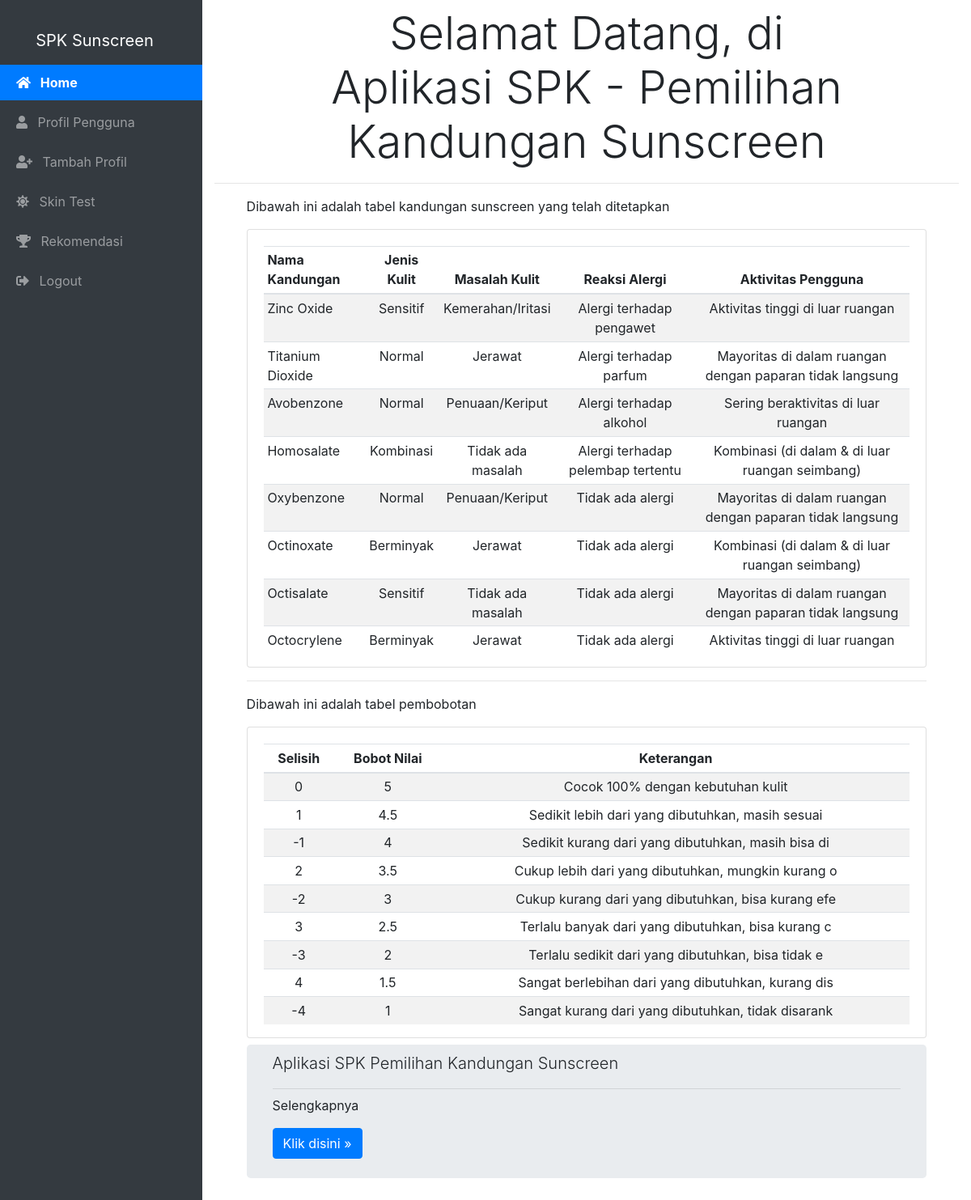
Screenshot of /index.php (signed in) with the database file from the repository.
### tables this page shows
CREATE TABLE `kandungan_sunscreen` (
  `id_kandungan` int(11) NOT NULL,
  `nama` varchar(128) NOT NULL,
  `kriteria_jenis_kulit` int(11) NOT NULL,
  `kriteria_masalah_kulit` int(11) NOT NULL,
  `kriteria_reaksi_alergi` int(11) NOT NULL,
  `kriteria_aktivitas_pengguna` int(11) NOT NULL
);

CREATE TABLE `sub_kriteria` (
  `id_sub_kriteria` int(11) NOT NULL,
  `nama` varchar(255) NOT NULL,
  `nilai` int(11) NOT NULL,
  `kriteria_id` int(11) NOT NULL
);

CREATE TABLE `pembobotan` (
  `id_bobot` int(11) NOT NULL,
  `selisih` int(11) DEFAULT NULL,
  `bobot` float DEFAULT NULL,
  `ket` varchar(50) DEFAULT NULL
);

### functions.php (called while the page is built, shortened)
<?php
$conn = mysqli_connect('localhost', 'root', '', 'spk_ss');
function query($query)
{
    global $conn;
    $res = mysqli_query($conn, $query);
    $rows = [];
    while ($row = mysqli_fetch_assoc($res)) {
        $rows[] = $row;
    }
    return $rows;
}

### index.php (the view, shortened to what this page needs)
<!DOCTYPE html>
<html lang="en">
<head>
    <link rel="stylesheet" href="https://cdn.jsdelivr.net/npm/bootstrap@4.5.3/dist/css/bootstrap.min.css">
    <link rel="stylesheet" href="https://cdnjs.cloudflare.com/ajax/libs/font-awesome/5.11.0/css/all.min.css">
    <link rel=" stylesheet" href="assets/css/style.css">
</head>
<body>
    <?php
    include_once('template.php');
    require_once('functions.php');
    $kandungan = query("SELECT
    ks.nama AS nama_kandungan,
    jk.nama AS nama_jk,
    mk.nama AS nama_mk,
    al.nama AS nama_al,
    ak.nama AS nama_ak
FROM
    kandungan_sunscreen ks
INNER JOIN
    sub_kriteria jk ON ks.kriteria_jenis_kulit = jk.id_sub_kriteria
INNER JOIN
    sub_kriteria mk ON ks.kriteria_masalah_kulit = mk.id_sub_kriteria
INNER JOIN
    sub_kriteria al ON ks.kriteria_reaksi_alergi = al.id_sub_kriteria
INNER JOIN
    sub_kriteria ak ON ks.kriteria_aktivitas_pengguna = ak.id_sub_kriteria");
    $pembobotan = query("SELECT * FROM pembobotan");
    ?>
    <div class="container">
        <div class="row mt-2">
            <div class="col-md-12 justify-content-center">
                <div class="display-4 text-center">
                    Selamat Datang, di
                </div>
                <div class="display-4 text-center">
                    Aplikasi SPK - Pemilihan Kandungan Sunscreen
                </div>
                <hr>
                <div class="row mt-2">
                    <div class="col-md-11 mx-auto">
                        <p>Dibawah ini adalah tabel kandungan sunscreen yang telah ditetapkan</p>
                        <div class="card">
                            <div class="card-body pb-0">
                                <table class="table table-sm table-striped text-center">
                                    <thead>
                                        <tr>
                                            <th class="text-left">Nama Kandungan</th>
                                            <th>Jenis Kulit</th>
                                            <th>Masalah Kulit</th>
                                            <th>Reaksi Alergi</th>
                                            <th>Aktivitas Pengguna</th>
                                        </tr>
                                    </thead>
                                    <tbody>
                                        <?php foreach ($kandungan as $k) : ?>
                                            <tr>
                                                <td class="text-left"><?= $k['nama_kandungan']; ?></td>
                                                <td><?= $k['nama_jk']; ?></td>
                                                <td><?= $k['nama_mk']; ?></td>
                                                <td><?= $k['nama_al']; ?></td>
                                                <td><?= $k['nama_ak']; ?></td>
                                            </tr>
                                        <?php endforeach; ?>
                                    </tbody>
                                </table>
                            </div>
                        </div>
                        <hr>
                        <p>Dibawah ini adalah tabel pembobotan</p>
                        <div class="card">
                            <div class="card-body pb-0">
                                <table class="table table-sm table-striped text-center">
                                    <thead>
                                        <tr>
                                            <th>Selisih</th>
                                            <th>Bobot Nilai</th>
                                            <th>Keterangan</th>
                                        </tr>
                                    </thead>
                                    <tbody>
                                        <?php foreach ($pembobotan as $p) : ?>
                                            <tr>
                                                <td><?= $p['selisih']; ?></td>
                                                <td><?= $p['bobot']; ?></td>
                                                <td><?= $p['ket']; ?></td>
                                            </tr>
                                        <?php endforeach; ?>
                                    </tbody>
                                </table>
                            </div>
                        </div>
                        <div class="jumbotron mt-2 py-2">
                            <p class="lead">Aplikasi SPK Pemilihan Kandungan Sunscreen</p>
                            <hr class="my-2">
                            <p>Selengkapnya</p>
                            <p class="lead">
                                <a class="btn btn-primary" href="pengguna.php" role="button">Klik disini &raquo;</a>
                            </p>
                        </div>
                    </div>
                </div>
            </div>
        </div>
    </div>
</body>
</html>

### template.php (style rules this page uses)
body { display: flex; min-height: 100vh; margin: 0; padding: 0; }

### rows the page displays
kandungan_sunscreen: nama "Zinc Oxide", kriteria_jenis_kulit.nama "Sensitif", kriteria_masalah_kulit.nama "Kemerahan/Iritasi", kriteria_reaksi_alergi.nama "Alergi terhadap pengawet", kriteria_aktivitas_pengguna.nama "Aktivitas tinggi di luar ruangan"
kandungan_sunscreen: nama "Titanium Dioxide", kriteria_jenis_kulit.nama "Normal", kriteria_masalah_kulit.nama "Jerawat", kriteria_reaksi_alergi.nama "Alergi terhadap parfum", kriteria_aktivitas_pengguna.nama "Mayoritas di dalam ruangan dengan paparan tidak langsung"
kandungan_sunscreen: nama "Avobenzone", kriteria_jenis_kulit.nama "Normal", kriteria_masalah_kulit.nama "Penuaan/Keriput", kriteria_reaksi_alergi.nama "Alergi terhadap alkohol", kriteria_aktivitas_pengguna.nama "Sering beraktivitas di luar ruangan"
kandungan_sunscreen: nama "Homosalate", kriteria_jenis_kulit.nama "Kombinasi", kriteria_masalah_kulit.nama "Tidak ada masalah", kriteria_reaksi_alergi.nama "Alergi terhadap pelembap tertentu", kriteria_aktivitas_pengguna.nama "Kombinasi (di dalam & di luar ruangan seimbang)"
kandungan_sunscreen: nama "Oxybenzone", kriteria_jenis_kulit.nama "Normal", kriteria_masalah_kulit.nama "Penuaan/Keriput", kriteria_reaksi_alergi.nama "Tidak ada alergi", kriteria_aktivitas_pengguna.nama "Mayoritas di dalam ruangan dengan paparan tidak langsung"
kandungan_sunscreen: nama "Octinoxate", kriteria_jenis_kulit.nama "Berminyak", kriteria_masalah_kulit.nama "Jerawat", kriteria_reaksi_alergi.nama "Tidak ada alergi", kriteria_aktivitas_pengguna.nama "Kombinasi (di dalam & di luar ruangan seimbang)"
kandungan_sunscreen: nama "Octisalate", kriteria_jenis_kulit.nama "Sensitif", kriteria_masalah_kulit.nama "Tidak ada masalah", kriteria_reaksi_alergi.nama "Tidak ada alergi", kriteria_aktivitas_pengguna.nama "Mayoritas di dalam ruangan dengan paparan tidak langsung"
kandungan_sunscreen: nama "Octocrylene", kriteria_jenis_kulit.nama "Berminyak", kriteria_masalah_kulit.nama "Jerawat", kriteria_reaksi_alergi.nama "Tidak ada alergi", kriteria_aktivitas_pengguna.nama "Aktivitas tinggi di luar ruangan"
pembobotan: selisih "0", bobot "5", ket "Cocok 100% dengan kebutuhan kulit"
pembobotan: selisih "1", bobot "4.5", ket "Sedikit lebih dari yang dibutuhkan, masih sesuai"
pembobotan: selisih "-1", bobot "4", ket "Sedikit kurang dari yang dibutuhkan, masih bisa di"
pembobotan: selisih "2", bobot "3.5", ket "Cukup lebih dari yang dibutuhkan, mungkin kurang o"
pembobotan: selisih "-2", bobot "3", ket "Cukup kurang dari yang dibutuhkan, bisa kurang efe"
pembobotan: selisih "3", bobot "2.5", ket "Terlalu banyak dari yang dibutuhkan, bisa kurang c"
pembobotan: selisih "-3", bobot "2", ket "Terlalu sedikit dari yang dibutuhkan, bisa tidak e"
pembobotan: selisih "4", bobot "1.5", ket "Sangat berlebihan dari yang dibutuhkan, kurang dis"
pembobotan: selisih "-4", bobot "1", ket "Sangat kurang dari yang dibutuhkan, tidak disarank"
